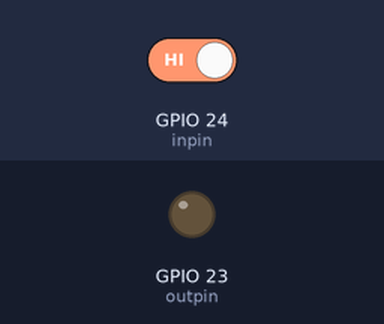
The program below on a simulated Raspberry Pi (BCM pin numbers). Shown: output pins drawn as LEDs (lit = HIGH). The test bench sets the inputs (shaded band); at power-on: GPIO 24 (inpin) HIGH. The clock reads 2024-03-15 10:24:30 at power-on unless the program sets it; what the program prints to the terminal is not drawn.

Above: at 1.2 s.
1.3 s: GPIO 24 (inpin) driven LOW
Timing chart, 0 to 4.3 s (numbered marks = the images above; inputs shaded):
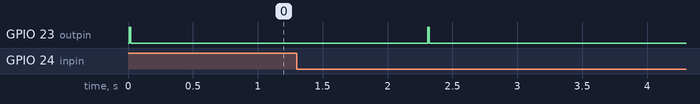

Measured:
- after the input at 1.3 s, GPIO 23 (outpin): LOW → HIGH after 1.0 s, → LOW 0.01 s later

The program:

sensor1.py
```python
import RPi.GPIO as GPIO
from time import sleep,time

GPIO.setmode(GPIO.BCM)

inpin=24
outpin=23

GPIO.setup(inpin,GPIO.IN)
GPIO.setup(outpin, GPIO.OUT)

while(1):
    GPIO.output(outpin,False)
    sleep(0.01)
    GPIO.output(outpin,True)
    sleep(0.01)
    GPIO.output(outpin,False)

    while(GPIO.input(inpin)==False):
          pass
    starttime=time()

    while(GPIO.input(inpin)==True):
        pass
    stoptime=time()

    total=float(stoptime-starttime)
    dist=100*(343*total)/2
    print('Distance: ',dist,'cm')
    sleep(1)

GPIO.cleanup()
```
